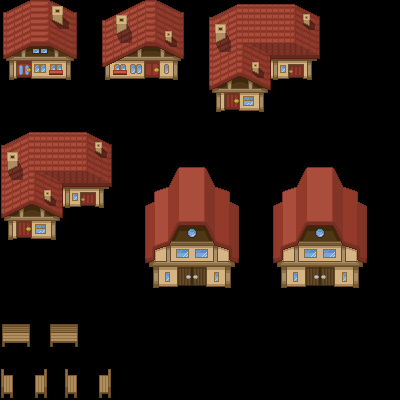

Tiled map render using the project's own tile images. Description and the map definition, with tile-layer contents summarised, below:
An orthogonal 25x25 tile map with 16x16 px tiles, 4 tile layers (regions_input, regions_output, input_buildings, output_buildings) and 108 objects.

<map version="1.2" tiledversion="1.3.3" orientation="orthogonal" renderorder="right-down" width="25" height="25" tilewidth="16" tileheight="16" infinite="0" nextlayerid="10" nextobjectid="118">
 <tileset firstgid="1" source="../tilesets/pokemon_base.tsx" />
 <layer id="1" name="regions_input" width="25" height="25">
  <data>[625 cells, 12 non-empty, 3 distinct tile ids]</data>
 </layer>
 <layer id="4" name="regions_output" width="25" height="25">
  <data>[625 cells, 371 non-empty, 2 distinct tile ids]</data>
 </layer>
 <layer id="2" name="input_buildings" width="25" height="25">
  <data>[625 cells, 12 non-empty, 12 distinct tile ids]</data>
 </layer>
 <layer id="3" name="output_buildings" width="25" height="25">
  <data>[625 cells, 393 non-empty, 239 distinct tile ids]</data>
 </layer>
 <objectgroup id="5" name="output_collision">
  <object id="1" x="9.1581" y="32.25" width="6.54239" height="15.5474" />
  <object id="5" x="153.228" y="272.18" width="6.30998" height="15.1145" />
  <object id="10" x="9.16646" y="48.0745" width="6.54239" height="15.5007" />
  <object id="11" x="9.1861" y="64.1251" width="6.07466" height="15.3604" />
  <object id="12" x="16.1631" y="32.211" width="15.717" height="1.1743" />
  <object id="13" x="16.2234" y="59.295" width="15.4364" height="1.36139" />
  <object id="14" x="32.3479" y="64.2457" width="15.3157" height="14.5156" />
  <object id="15" x="32.2273" y="58.4531" width="15.4364" height="5.22319" />
  <object id="16" x="48.2175" y="64.1854" width="15.3157" height="14.5156" />
  <object id="17" x="64.3888" y="48.1152" width="6.26462" height="15.6606" />
  <object id="18" x="64.3284" y="63.9441" width="6.26462" height="15.2397" />
  <object id="19" x="64.1956" y="32.2049" width="6.6388" height="15.4736" />
  <object id="20" x="32.1337" y="32.1988" width="15.6703" height="1.31462" />
  <object id="21" x="48.1179" y="32.1988" width="15.6235" height="1.50171" />
  <object id="22" x="137.113" y="48.273" width="6.54239" height="15.5007" />
  <object id="23" x="128.151" y="64.1374" width="15.6146" height="14.5227" />
  <object id="24" x="144.356" y="59.0746" width="15.4364" height="1.36139" />
  <object id="25" x="160.362" y="64.066" width="15.3157" height="14.5156" />
  <object id="26" x="160.241" y="48.2266" width="15.4829" height="15.27" />
  <object id="27" x="105.383" y="32.2218" width="6.49585" height="15.5474" />
  <object id="28" x="112.109" y="32.1828" width="15.717" height="1.1743" />
  <object id="29" x="160.267" y="32.1603" width="15.5273" height="15.6132" />
  <object id="30" x="128.205" y="32.2008" width="15.6703" height="1.31462" />
  <object id="31" x="144.142" y="32.1542" width="15.6235" height="1.50171" />
  <object id="32" x="105.299" y="48.2097" width="6.58892" height="15.5474" />
  <object id="33" x="105.299" y="64.1718" width="6.50312" height="14.5606" />
  <object id="34" x="112.191" y="64.2141" width="15.6146" height="14.5227" />
  <object id="35" x="217.148" y="64.2934" width="6.54239" height="15.5474" />
  <object id="36" x="217.156" y="80.1179" width="6.54239" height="15.5007" />
  <object id="37" x="217.176" y="96.1685" width="6.07466" height="15.3604" />
  <object id="38" x="224.099" y="37.5851" width="15.717" height="1.1743" />
  <object id="39" x="224.213" y="91.3384" width="15.4364" height="1.36139" />
  <object id="40" x="240.338" y="96.2891" width="15.3157" height="14.5156" />
  <object id="41" x="240.217" y="90.4965" width="15.4364" height="5.22319" />
  <object id="43" x="257.377" y="80.2643" width="6.26462" height="15.6606" />
  <object id="44" x="257.528" y="96.1988" width="6.26462" height="15.2397" />
  <object id="45" x="257.025" y="66.4141" width="14.6151" height="12.0401" />
  <object id="46" x="240.131" y="37.519" width="15.6703" height="1.31462" />
  <object id="47" x="288.456" y="62.0438" width="15.6235" height="1.50171" />
  <object id="48" x="217.038" y="47.8554" width="6.54239" height="15.5474" />
  <object id="49" x="216.891" y="37.5931" width="6.91539" height="9.76855" />
  <object id="50" x="256.125" y="37.5854" width="15.717" height="1.1743" />
  <object id="51" x="272.157" y="37.5193" width="15.6703" height="1.31462" />
  <object id="52" x="288.16" y="37.5842" width="15.6703" height="1.31462" />
  <object id="54" x="304.207" y="64.2857" width="7.57525" height="15.0267" />
  <object id="55" x="304.176" y="48.2098" width="7.49673" height="15.4193" />
  <object id="56" x="304.264" y="37.5358" width="7.63488" height="10.1008" />
  <object id="57" x="272.095" y="64.1812" width="15.6235" height="14.6923" />
  <object id="58" x="8.16481" y="192.114" width="7.66828" height="15.6639" />
  <object id="59" x="8.09516" y="208.132" width="7.74592" height="15.4231" />
  <object id="60" x="8.07634" y="224.105" width="7.7829" height="15.3604" />
  <object id="61" x="16.1252" y="165.599" width="15.717" height="1.1743" />
  <object id="62" x="16.3557" y="219.275" width="15.4364" height="1.36139" />
  <object id="63" x="32.4807" y="224.226" width="15.3157" height="14.5156" />
  <object id="64" x="32.3597" y="218.433" width="15.4364" height="5.22319" />
  <object id="65" x="49.5197" y="208.201" width="6.26462" height="15.6606" />
  <object id="66" x="49.6707" y="224.136" width="6.26462" height="15.2397" />
  <object id="67" x="49.1677" y="194.351" width="14.6151" height="12.0401" />
  <object id="68" x="32.196" y="165.533" width="15.6703" height="1.31462" />
  <object id="69" x="80.2105" y="190.175" width="15.6235" height="1.50171" />
  <object id="70" x="8.17128" y="176.18" width="7.66828" height="15.5086" />
  <object id="71" x="8.17957" y="165.569" width="7.69186" height="10.1568" />
  <object id="72" x="48.1512" y="165.6" width="15.717" height="1.1743" />
  <object id="73" x="64.1832" y="165.495" width="15.6703" height="1.31462" />
  <object id="74" x="80.1474" y="165.482" width="15.6703" height="1.31462" />
  <object id="75" x="96.3497" y="192.222" width="7.57525" height="15.0267" />
  <object id="76" x="96.3187" y="176.147" width="7.49673" height="15.4193" />
  <object id="77" x="96.4067" y="165.473" width="7.63488" height="10.1008" />
  <object id="78" x="64.2377" y="192.118" width="15.6235" height="14.6923" />
  <object id="79" x="153.212" y="256.347" width="6.30998" height="15.2249" />
  <object id="80" x="153.433" y="240.346" width="6.30998" height="15.2249" />
  <object id="81" x="153.323" y="233.615" width="6.30998" height="5.84507" />
  <object id="82" x="160.275" y="233.67" width="15.3588" height="5.84507" />
  <object id="83" x="176.386" y="233.67" width="15.3588" height="5.84507" />
  <object id="84" x="192.387" y="233.67" width="15.3588" height="5.84507" />
  <object id="85" x="208.151" y="233.637" width="15.6922" height="5.84507" />
  <object id="86" x="224.274" y="272.077" width="6.30998" height="15.1145" />
  <object id="87" x="224.258" y="256.244" width="6.30998" height="15.2249" />
  <object id="88" x="224.479" y="240.243" width="6.30998" height="15.2249" />
  <object id="89" x="224.369" y="233.512" width="6.30998" height="5.84507" />
  <object id="90" x="160.058" y="280.793" width="15.3588" height="5.84507" />
  <object id="91" x="176.232" y="260.544" width="15.3588" height="5.84507" />
  <object id="92" x="192.287" y="260.544" width="15.3588" height="5.84507" />
  <object id="93" x="208.222" y="280.673" width="15.3588" height="5.84507" />
  <object id="94" x="176.204" y="272.269" width="1.39768" height="14.3862" />
  <object id="95" x="206.337" y="272.329" width="1.39768" height="14.3862" />
  <object id="96" x="206.337" y="267.177" width="1.39768" height="4.32198" />
  <object id="97" x="176.144" y="267.416" width="1.39768" height="4.32198" />
  <object id="98" x="281.33" y="272.131" width="6.30998" height="15.1145" />
  <object id="99" x="281.314" y="256.298" width="6.30998" height="15.2249" />
  </objectgroup>
</map>
<!-- 18 of 108 objects omitted -->
